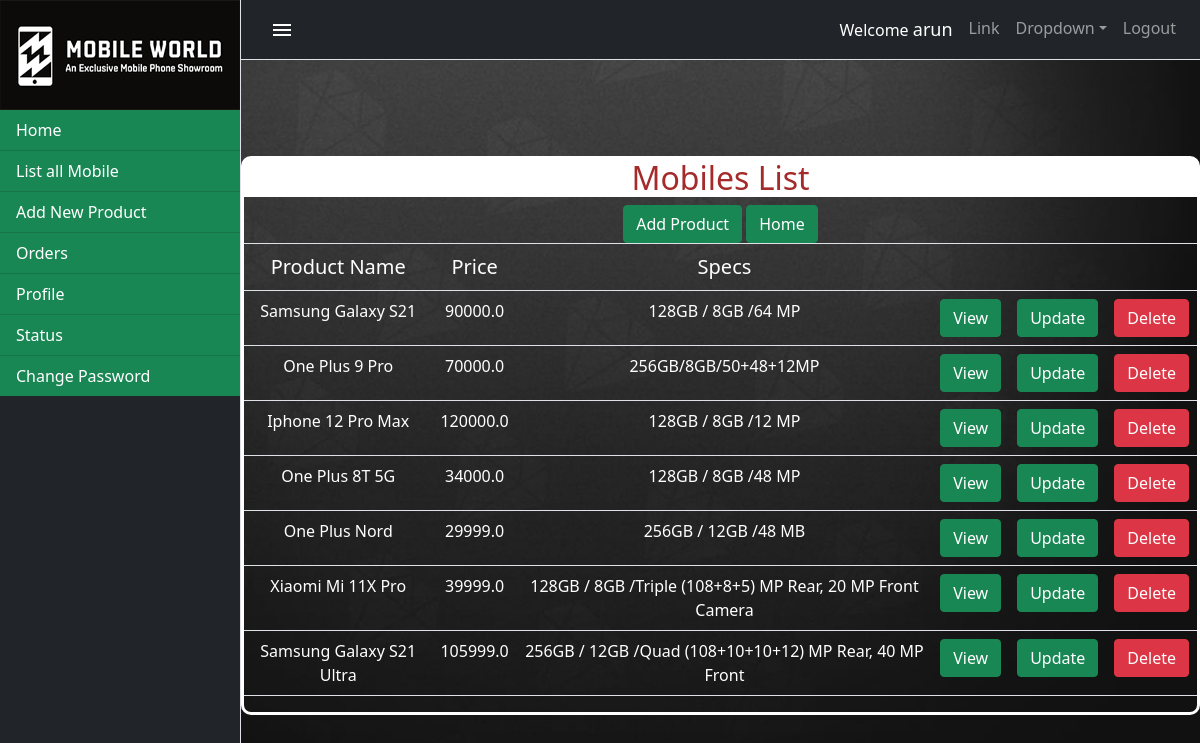
Page /listmobile (signed in) on the committed database.
### mobile/models.py (models this page shows, shortened)
class Product(models.Model):
    product_name=models.CharField(max_length=120)
    price=models.FloatField()
    specs=models.CharField(max_length=150)
    image=models.ImageField(upload_to="images/")

### mobile/decorators.py (the view)
    def wrapper(request,*args,**kwargs):
        if request.user.is_authenticated:
            return func(request,*args,**kwargs)
        else:
            return redirect("userlogin")

### mobile/views.py (called while the page is built)
@login_required
def listmobile(request):
    mobiles=Product.objects.all()
    context={}
    context["mobiles"]=mobiles
    return render(request,"mobile/listmobiles.html",context)

### mobile/templates/mobile/listmobiles.html (shortened to what this page needs)
<!DOCTYPE html>
{% extends 'mobile/index.html' %}
{% block body_block %}
{% if request.user.is_superuser %}
<div class="booklist">
<h2>Mobiles List</h2>
<div>
    <a href="{%url 'addproduct'%}" class="btn btn-success">Add Product</a>
     <a href="{%url 'userhome'%}" class="btn btn-success">Home</a>
</div>
<div class="row">
    <div class="col-12">
        <div class="">
        <table class="table" style="color:white">
            <tr>
                <td class="table_head">Product Name</td>
                <td class="table_head">Price</td>
                <td class="table_head">Specs</td>
                <td></td>
                <td></td>
                <td></td>
            </tr>
            {%for mobile in mobiles%}
            <tr>
                <td>{{mobile.product_name}}</td>
                <td>{{mobile.price}}</td>
                <td>{{mobile.specs}}</td>
                <td><a href="{% url 'detail' mobile.id%}" class="btn btn-success">View</a></td>
                <td><a href="{% url 'edit' mobile.id%}" class="btn btn-success">Update</a></td>
                <td><a href="{% url 'delete' mobile.id%}" class="btn btn-danger">Delete</a></td>
            </tr>
            {%endfor%}
        </table>
            </div>
    </div>
</div>
    </div>
{% endif %}
{% endblock %}

### mobile/templates/mobile/index.html (shortened to what this page needs)
<!DOCTYPE html>
{%load static%}
<html lang="en">
    <head>
        <link rel="stylesheet" href="https://cdnjs.cloudflare.com/ajax/libs/font-awesome/4.7.0/css/font-awesome.min.css">
        <link href="{%static 'css/styles.css'%}" rel="stylesheet" />
        <link href="https://cdn.jsdelivr.net/npm/bootstrap@5.0.0-beta2/dist/css/bootstrap.min.css" rel="stylesheet">
    </head>
    <body class="bodyindex">
        <div class="d-flex" id="wrapper">
            <div class="bg-dark border-right" id="sidebar-wrapper">
                <div style="color:white;" class=""><img src="{%static 'images/logo.jpg'%}" style="width:100%"></img></div>
                <div class="list-group list-group-flush">
                    <a style="color:white;" class="list-group-item list-group-item-action bg-success" href="{%url 'userhome'%}">Home</a>
                    <a style="color:white;" class="list-group-item list-group-item-action bg-success" href="{%url 'list'%}">List all Mobile</a>
                   {% if request.user.is_superuser%}
                    <a style="color:white;" class="list-group-item list-group-item-action bg-success" href="{%url 'addproduct'%}">Add New Product</a>
                    <a style="color:white;" class="list-group-item list-group-item-action bg-success" href="{%url 'vieworderadmin'%}">Orders</a>
                   {% endif %}
                    <a style="color:white;" class="list-group-item list-group-item-action bg-success" href="#!">Profile</a>
                    <a style="color:white;" class="list-group-item list-group-item-action bg-success" href="#!">Status</a>
                     <a style="color:white;" class="list-group-item list-group-item-action bg-success" href="{%url 'changepassword'%}">Change Password</a>
                </div>
            </div>
            <div id="page-content-wrapper">
                <nav class="navbar navbar-expand-lg navbar-dark bg-dark border-bottom">
                     <button id="menu-toggle" class="btn"><img src="{%static 'images/menu.svg'%}" alt=""></i></button>
                    <div class="collapse navbar-collapse" id="navbarSupportedContent">
                        <ul class="navbar-nav ml-auto mt-2 mt-lg-0">
                            <li class="nav-item active">
                                <a class="nav-link" href="#!">
                                    Welcome <span style="font-size:18px;font-weight:500;">{{request.user}}</span>
                                </a>
                            </li>
                            <li class="nav-item"><a class="nav-link" href="#!">Link</a></li>
                            <li class="nav-item dropdown">
                                <a class="nav-link dropdown-toggle" id="navbarDropdown" href="#!" role="button" data-toggle="dropdown" aria-haspopup="true" aria-expanded="false">Dropdown</a>
                            </li>
                            <li class="nav-item"><a class="nav-link" href="{%url 'signout'%}">Logout</a></li>
                        </ul>
                    </div>
                </nav>
                <div class="">
                    {% block body_block %}{% endblock %}
                </div>
            </div>
        </div>
    </body>
</html>

### rows in the picture
Product: product_name "Samsung Galaxy S21", price "90000.0", specs "128GB / 8GB /64 MP"
Product: product_name "One Plus 9 Pro", price "70000.0", specs "256GB/8GB/50+48+12MP"
Product: product_name "Iphone 12 Pro Max", price "120000.0", specs "128GB / 8GB /12 MP"
Product: product_name "One Plus 8T 5G", price "34000.0", specs "128GB / 8GB /48 MP"
Product: product_name "One Plus Nord", price "29999.0", specs "256GB / 12GB /48 MB"
Product: product_name "Xiaomi Mi 11X Pro", price "39999.0", specs "128GB / 8GB /Triple (108+8+5) MP Rear, 20 MP Front Camera"
Product: product_name "Samsung Galaxy S21 Ultra", price "105999.0", specs "256GB / 12GB /Quad (108+10+10+12) MP Rear, 40 MP Front"

### other values in the picture
{{ request.user }} "arun"
